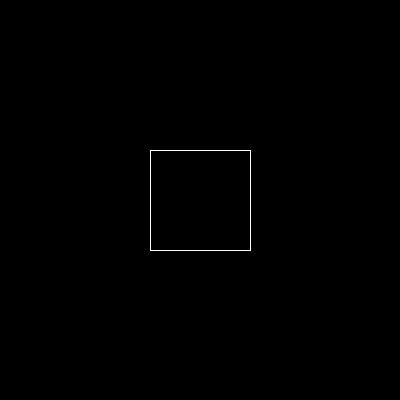
Frame 1 (no input)
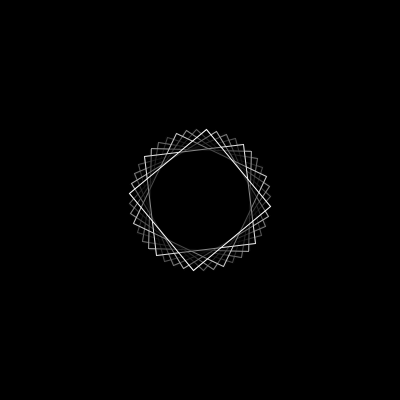
Frame 60 (the mouse pressed at the canvas centre just before this capture)
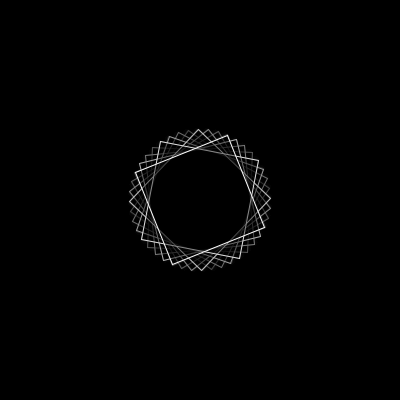
Frame 120 (the mouse held since frame 60 and released just before this capture)

The Processing sketch that drew these frames (run headless with seeded random() and noise(); from frame 60 on, the mouse is pressed at the canvas centre):

// Processing sketch: processing_64476
// ── processing_64476.pde

float dim, angle;

void setup() {
  size(400, 400);
  background(0);
  dim = width/4;
  angle = 0;
}

void draw() {

  stroke(0);
  fill(0, 30);
  rect(0, 0, width, height);

  translate(width/2, height/2);
  stroke(255);
  fill(0, 100);
  rotate(angle);
  rect(-dim/2, -dim/2, dim, dim);
  angle += 1.0f;
}
